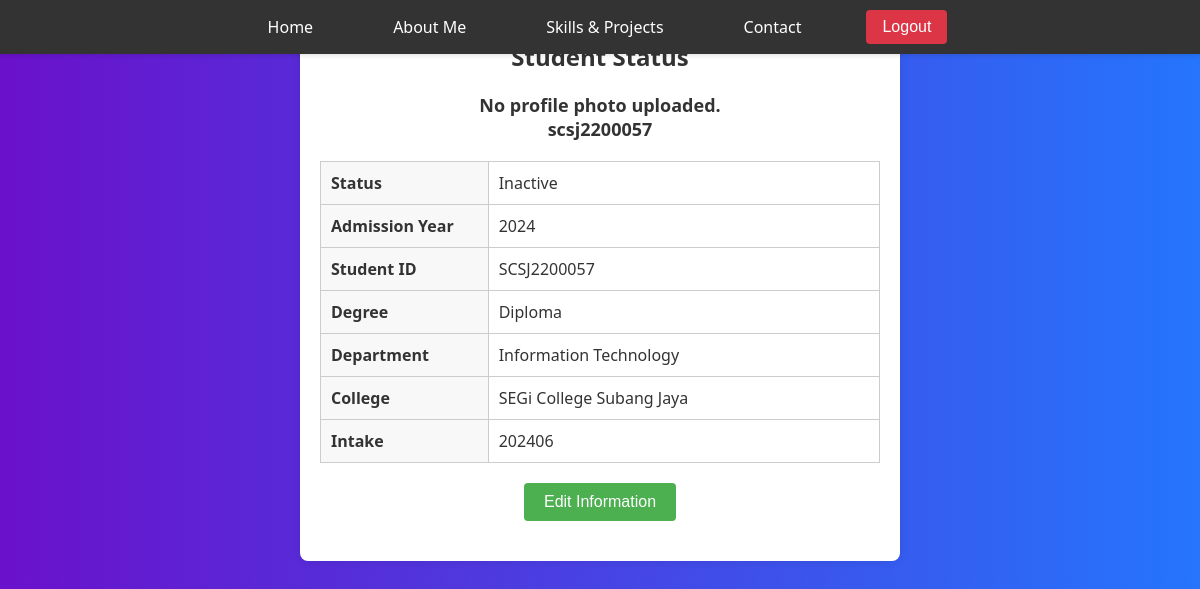
Screenshot of /home.php (signed in) with the database file from the repository.
### tables this page shows
CREATE TABLE `users` (
  `id` int(11) NOT NULL,
  `username` varchar(50) NOT NULL,
  `password` varchar(255) NOT NULL,
  `student_id` varchar(12) NOT NULL,
  `email` varchar(100) NOT NULL,
  `created_at` timestamp NOT NULL DEFAULT current_timestamp()
);

CREATE TABLE `student_info` (
  `id` int(11) NOT NULL,
  `student_id` varchar(12) NOT NULL,
  `status` enum('Active','Inactive','Graduated') NOT NULL,
  `admission_year` int(11) NOT NULL,
  `intake` varchar(6) NOT NULL,
  `level_of_study` enum('Certificate','Diploma','Degree') NOT NULL,
  `department` varchar(50) NOT NULL,
  `college` varchar(100) NOT NULL,
  `created_at` timestamp NOT NULL DEFAULT current_timestamp()
);

### home.php (the view, shortened to what this page needs)
<?php
$servername = "localhost";
$username = "root";
$password = "";
$dbname = "assignment";
try {
    $pdo = new PDO("mysql:host=$servername;dbname=$dbname", $username, $password);
    $pdo->setAttribute(PDO::ATTR_ERRMODE, PDO::ERRMODE_EXCEPTION);
} catch (PDOException $e) {
    $_SESSION['login_error'] = "Database connection failed: " . $e->getMessage();
    $_SESSION['active_form'] = 'login';
    header("Location: login.php");
    exit;
}
$user_id = $_SESSION['user_id'];
$stmt = $pdo->prepare("
    SELECT u.username, s.profile_photo, si.status, si.admission_year, si.student_id,
           si.level_of_study, si.department, si.college, si.intake
    FROM users u
    LEFT JOIN student_info si ON u.student_id = si.student_id
    LEFT JOIN skills s ON u.student_id = s.student_id
    WHERE u.id = ?
");
$stmt->execute([$user_id]);
$user = $stmt->fetch(PDO::FETCH_ASSOC);
function sanitize($data) {
    return htmlspecialchars(trim($data));
}
?>
<!DOCTYPE html>
<html lang="en">
<head>
    <link rel="stylesheet" href="style.css">
</head>
<body>
    <nav>
        <div class="Navigation-bar">
            <ul>
                <li><a href="home.php">Home</a></li>
                <li><a href="Aboutme.php">About Me</a></li>
                <li><a href="Skills.php">Skills & Projects</a></li>
                <li><a href="contact.php">Contact</a></li>
                <li>
                    <form action="logout.php" method="post" class="logout-form">
                        <button type="submit" class="logout-button">Logout</button>
                    </form>
                </li>
            </ul>
        </div>
    </nav>
    <section id="home">
        <h2>Student Status</h2>
        <div class="student-photo">
            <?php if ($user['profile_photo'] && file_exists($user['profile_photo'])): ?>
                <img src="<?php echo sanitize($user['profile_photo']); ?>" alt="Student Photo">
            <?php else: ?>
                <p>No profile photo uploaded.</p>
            <?php endif; ?>
            <p><?php echo sanitize($user['username']); ?></p>
        </div>
        <table class="status-table">
            <tr><th>Status</th><td><?php echo sanitize($user['status'] ?: 'Not provided'); ?></td></tr>
            <tr><th>Admission Year</th><td><?php echo sanitize($user['admission_year'] ?: 'Not provided'); ?></td></tr>
            <tr><th>Student ID</th><td><?php echo sanitize($user['student_id'] ?: 'Not provided'); ?></td></tr>
            <tr><th>Degree</th><td><?php echo sanitize($user['level_of_study'] ?: 'Not provided'); ?></td></tr>
            <tr><th>Department</th><td><?php echo sanitize($user['department'] ?: 'Not provided'); ?></td></tr>
            <tr><th>College</th><td><?php echo sanitize($user['college'] ?: 'Not provided'); ?></td></tr>
            <tr><th>Intake</th><td><?php echo sanitize($user['intake'] ?: 'Not provided'); ?></td></tr>
        </table>
        <button class="edit-button" onclick="toggleEditForm()">Edit Information</button>
    </section>
</body>
</html>

### style.css (style rules this page uses)
* { margin: 0; padding: 0; box-sizing: border-box; }
body { font-family: 'Segoe UI', Tahoma, Geneva, Verdana, sans-serif; background: linear-gradient(to right, #6a11cb, #2575fC); color: #333; scroll-behavior: smooth; }
p { font-size: 14.5px; text-align: center; margin-bottom: 10px; }
nav { background-color: #333; padding: 10px 0; position: fixed; top: 0; left: 0; width: 100%; box-shadow: 0 2px 4px rgba(0, 0, 0, 0.1); z-index: 999; }
.Navigation-bar ul { list-style: none; display: flex; justify-content: center; align-items: center; gap: 20px; padding: 0; }
.Navigation-bar li { margin: 0 15px; }
.Navigation-bar a { color: white; text-decoration: none; font-size: 16px; padding: 10px 15px; transition: background-color 0.3s; }
.logout-form { margin: 0; }
.logout-button { background-color: #dc3545; color: white; border: none; padding: 8px 16px; border-radius: 4px; cursor: pointer; font-size: 16px; }
section { max-width: 900px; margin: 60px auto; background: white; padding: 40px; border-radius: 10px; box-shadow: 0 5px 15px rgba(0, 0, 0, 0.1); }
h2 { color: #333; margin-bottom: 20px; }
table, .status-table { width: 100%; border-collapse: collapse; margin-top: 20px; }
table, th, td { border: 1px solid #ccc; }
th, td { padding: 10px; text-align: left; }
.status-table th { background-color: #f8f8f8; width: 30%; }
.status-table td { background-color: #fff; }

### home.php (style rules this page uses)
#home, #about { max-width: 600px; margin: 20px auto; padding: 20px; background: #fff; box-shadow: 0 0 10px rgba(0, 0, 0, 0.1); border-radius: 8px; }
#home h2, #about h2 { text-align: center; margin-bottom: 20px; }
.student-photo { text-align: center; margin-bottom: 20px; }
.student-photo p { font-size: 18px; font-weight: bold; margin: 0; }
.status-table { width: 100%; border-collapse: collapse; margin-top: 20px; }
.status-table th, .status-table td { border: 1px solid #ccc; padding: 10px; text-align: left; }
.status-table th { background-color: #f8f8f8; width: 30%; }
.status-table td { background-color: #fff; }
.edit-button { display: block; margin: 20px auto; padding: 10px 20px; background-color: #4CAF50; color: white; border: none; border-radius: 4px; cursor: pointer; font-size: 16px; }

### rows the page displays
users: username "scsj2200057", student_info.status "Inactive", student_info.admission_year "2024", student_info.student_id "SCSJ2200057", student_info.level_of_study "Diploma", student_info.department "Information Technology", student_info.college "SEGi College Subang Jaya", student_info.intake "202406"
